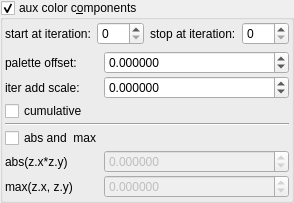
    <widget class="MyGroupBox" name="groupCheck_fold_color_aux_color_enabled">
     <property name="title">
      <string>aux color c&amp;omponents</string>
     </property>
     <property name="checkable">
      <bool>true</bool>
     </property>
     <layout class="QVBoxLayout" name="verticalLayout_11">
      <property name="leftMargin">
       <number>2</number>
      </property>
      <property name="topMargin">
       <number>2</number>
      </property>
      <property name="rightMargin">
       <number>2</number>
      </property>
      <property name="bottomMargin">
       <number>2</number>
      </property>
      <item>
       <layout class="QHBoxLayout" name="horizontalLayout_23" stretch="0,1,0,1">
        <item>
         <widget class="QLabel" name="label_103">
          <property name="text">
           <string>start at iteration:</string>
          </property>
         </widget>
        </item>
        <item>
         <widget class="MySpinBox" name="spinboxInt_fold_color_start_iterations_A">
          <property name="sizePolicy">
           <sizepolicy hsizetype="Minimum" vsizetype="Maximum">
            <horstretch>0</horstretch>
            <verstretch>0</verstretch>
           </sizepolicy>
          </property>
          <property name="minimum">
           <number>0</number>
          </property>
          <property name="maximum">
           <number>999</number>
          </property>
          <property name="value">
           <number>0</number>
          </property>
         </widget>
        </item>
        <item>
         <widget class="QLabel" name="label_76">
          <property name="text">
           <string>stop at iteration:</string>
          </property>
         </widget>
        </item>
        <item>
         <widget class="MySpinBox" name="spinboxInt_fold_color_stop_iterations_A">
          <property name="sizePolicy">
           <sizepolicy hsizetype="Preferred" vsizetype="Maximum">
            <horstretch>0</horstretch>
            <verstretch>0</verstretch>
           </sizepolicy>
          </property>
          <property name="maximum">
           <number>999</number>
          </property>
         </widget>
        </item>
       </layout>
      </item>
      <item>
       <layout class="QGridLayout" name="gridLayout_18" columnstretch="0,1">
        <property name="spacing">
         <number>2</number>
        </property>
        <item row="1" column="0">
         <widget class="QLabel" name="label_19">
          <property name="text">
           <string>iter add scale:</string>
          </property>
         </widget>
        </item>
        <item row="0" column="1">
         <widget class="MyDoubleSpinBox" name="spinbox4_fold_color_difs_0000_w">
          <property name="sizePolicy">
           <sizepolicy hsizetype="Minimum" vsizetype="Maximum">
            <horstretch>0</horstretch>
            <verstretch>0</verstretch>
           </sizepolicy>
          </property>
          <property name="prefix">
           <string/>
          </property>
          <property name="suffix">
           <string/>
          </property>
          <property name="decimals">
           <number>6</number>
          </property>
          <property name="minimum">
           <double>-100.000000000000000</double>
          </property>
          <property name="maximum">
           <double>100.000000000000000</double>
          </property>
          <property name="singleStep">
           <double>0.100000000000000</double>
          </property>
         </widget>
        </item>
        <item row="6" column="1">
         <widget class="MyDoubleSpinBox" name="spinbox4_fold_color_difs_0000_y">
          <property name="enabled">
           <bool>false</bool>
          </property>
          <property name="sizePolicy">
           <sizepolicy hsizetype="Minimum" vsizetype="Maximum">
            <horstretch>0</horstretch>
            <verstretch>0</verstretch>
           </sizepolicy>
          </property>
          <property name="prefix">
           <string/>
          </property>
          <property name="suffix">
           <string/>
          </property>
          <property name="decimals">
           <number>6</number>
          </property>
          <property name="minimum">
           <double>-100.000000000000000</double>
          </property>
          <property name="maximum">
           <double>100.000000000000000</double>
          </property>
          <property name="singleStep">
           <double>0.100000000000000</double>
          </property>
         </widget>
        </item>
        <item row="5" column="0">
         <widget class="QLabel" name="label_53">
          <property name="text">
           <string>abs(z.x*z.y)</string>
          </property>
         </widget>
        </item>
        <item row="2" column="0">
         <widget class="MyCheckBox" name="checkBox_fold_color_aux_color_enabledA">
          <property name="text">
           <string>cumulative</string>
          </property>
         </widget>
        </item>
        <item row="1" column="1">
         <widget class="MyDoubleSpinBox" name="spinbox_fold_color_difs0">
          <property name="sizePolicy">
           <sizepolicy hsizetype="Minimum" vsizetype="Maximum">
            <horstretch>0</horstretch>
            <verstretch>0</verstretch>
           </sizepolicy>
          </property>
          <property name="prefix">
           <string/>
          </property>
          <property name="suffix">
           <string/>
          </property>
          <property name="decimals">
           <number>6</number>
          </property>
          <property name="minimum">
           <double>-100.000000000000000</double>
          </property>
          <property name="maximum">
           <double>100.000000000000000</double>
          </property>
          <property name="singleStep">
           <double>0.100000000000000</double>
          </property>
         </widget>
        </item>
        <item row="5" column="1">
         <widget class="MyDoubleSpinBox" name="spinbox4_fold_color_difs_0000_x">
          <property name="enabled">
           <bool>false</bool>
          </property>
          <property name="sizePolicy">
           <sizepolicy hsizetype="Minimum" vsizetype="Maximum">
            <horstretch>0</horstretch>
            <verstretch>0</verstretch>
           </sizepolicy>
          </property>
          <property name="prefix">
           <string/>
          </property>
          <property name="suffix">
           <string/>
          </property>
          <property name="decimals">
           <number>6</number>
          </property>
          <property name="minimum">
           <double>-100.000000000000000</double>
          </property>
          <property name="maximum">
           <double>100.000000000000000</double>
          </property>
          <property name="singleStep">
           <double>0.100000000000000</double>
          </property>
         </widget>
        </item>
        <item row="0" column="0">
         <widget class="QLabel" name="label_20">
          <property name="text">
           <string>palette offset:</string>
          </property>
         </widget>
        </item>
        <item row="4" column="0">
         <widget class="MyCheckBox" name="checkBox_fold_color_aux_color_enabled_false">
          <property name="text">
           <string>abs and  max</string>
          </property>
         </widget>
        </item>
        <item row="6" column="0">
         <widget class="QLabel" name="label_55">
          <property name="text">
           <string>max(z.x, z.y)</string>
          </property>
         </widget>
        </item>
        <item row="3" column="0" colspan="2">
         <widget class="Line" name="line">
          <property name="orientation">
           <enum>Qt::Horizontal</enum>
          </property>
         </widget>
        </item>
       </layout>
      </item>
     </layout>
    </widget>
